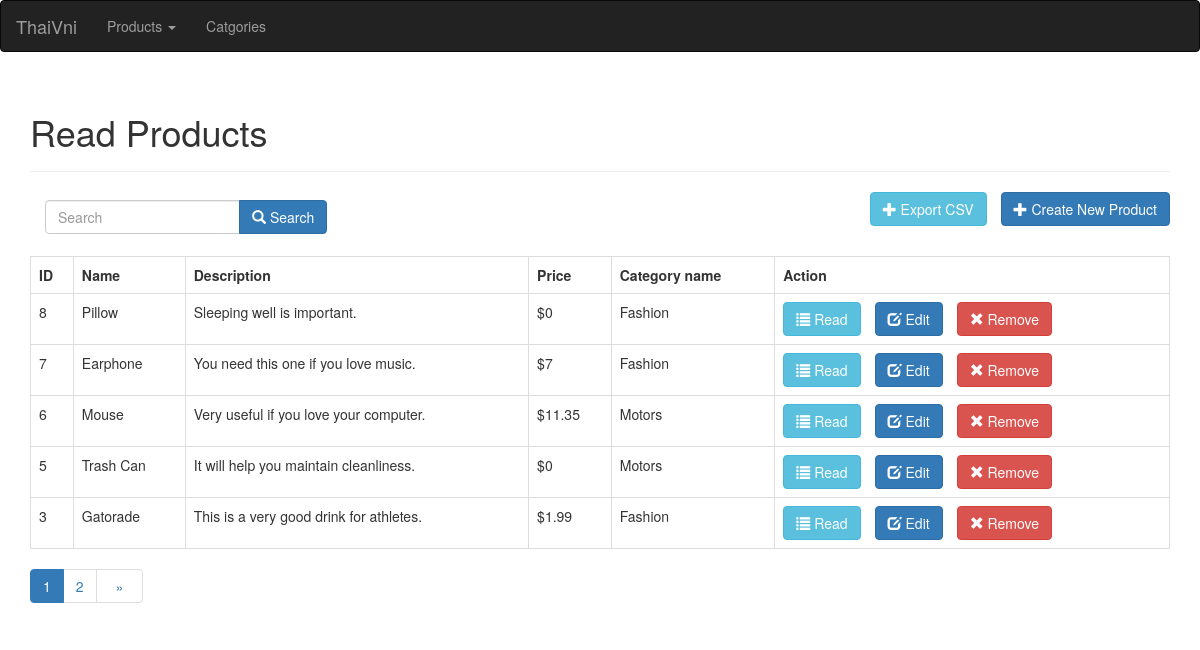
The app's page /product/index.php with its own data.
### tables this page shows
CREATE TABLE `products` (
  `id` int(11) NOT NULL,
  `name` varchar(128) NOT NULL,
  `description` text NOT NULL,
  `price` double NOT NULL,
  `image` text,
  `category_id` int(11) NOT NULL,
  `created` datetime NOT NULL,
  `modified` timestamp NOT NULL DEFAULT CURRENT_TIMESTAMP ON UPDATE CURRENT_TIMESTAMP
);

CREATE TABLE `categories` (
  `id` int(11) NOT NULL,
  `name` varchar(252) NOT NULL,
  `description` text NOT NULL,
  `created_at` datetime NOT NULL,
  `updated_at` timestamp NOT NULL DEFAULT CURRENT_TIMESTAMP
);

### product/index.php (the view, shortened to what this page needs)
        <?php
            include '../config/database.php';
            include_once "../display_html.php";
            $title = "Read Products";
            display_html_header($title,$conn);
             $page = isset($_GET['page']) ? $_GET['page'] : 1;
             $records_per_page = 5;
             $from_record_num = ($records_per_page * $page) - $records_per_page;
           $category_id  = isset($_GET['category_id']) ? $_GET['category_id'] : "0";
            if($category_id>0){
                $query = "SELECT products.id, products.name, products.description, products.price,categories.name as category_name FROM products JOIN categories ON products.category_id = categories.id WHERE products.category_id =:category_id ORDER BY id DESC
                    LIMIT :from_record_num, :records_per_page";
                $stmt = $conn->prepare($query);
                $stmt->bindParam(":category_id", $category_id);
            }else{
                $query = "SELECT products.id, products.name, products.description, products.price,categories.name as category_name FROM products JOIN categories ON products.category_id = categories.id ORDER BY id DESC
                    LIMIT :from_record_num, :records_per_page";
                $stmt = $conn->prepare($query);
            }
           $stmt->bindParam(":from_record_num", $from_record_num, PDO::PARAM_INT);
           $stmt->bindParam(":records_per_page", $records_per_page, PDO::PARAM_INT);
           $stmt->execute();
            $num = $stmt->rowCount();
            display_html_search_form();
            echo "<a href='create.php' class='btn btn-primary pull-right m-b-1em'><span class='glyphicon glyphicon-plus'></span> Create New Product</a>";
            echo "<a href='exportPro.php' class='btn btn-info pull-right m-b-1em m-r-1em'><span class='glyphicon glyphicon-plus'></span> Export CSV</a>";
             echo "<div class='clearfix'></div>";
            if($num>0){
                echo "<table class='table table-hover table-responsive table-bordered'>";
                    echo "<tr>";
                        echo "<th>ID</th>";
                        echo "<th>Name</th>";
                        echo "<th>Description</th>";
                        echo "<th>Price</th>";
                        echo "<th>Category name</th>";
                        echo "<th>Action</th>";
                    echo "</tr>";
                    while ($row = $stmt->fetch(PDO::FETCH_ASSOC)){
                        extract($row);
                        echo "<tr>";
                            echo "<td>{$id}</td>";
                            echo "<td>{$name}</td>";
                            echo "<td>{$description}</td>";
                            echo "<td>&#36;{$price}</td>";
                            echo "<td>$category_name</td>";
                            echo "<td>";
                                echo "<a href='read_one.php?id={$id}' class='btn btn-info m-r-1em'><span class='glyphicon glyphicon-list'></span> Read </a>";
                                echo "<a href='update.php?id={$id}' class='btn btn-primary m-r-1em'><span class='glyphicon glyphicon-edit'></span> Edit </a>";
                                echo "<a href='#' onclick='delete_user({$id});'  class='btn btn-danger'><span class='glyphicon glyphicon-remove'></span> Remove</a>";
                            echo "</td>";
                        echo "</tr>";
                    }
                echo "</table>";
                 $query = "SELECT COUNT(*) as total_rows FROM products";
                 $stmt = $conn->prepare($query);
                 $stmt->execute();
                 $row = $stmt->fetch(PDO::FETCH_ASSOC);
                 $total_rows = $row['total_rows'];
                 $page_url="index.php?";
                 include_once "paging.php";
            }
            else{
                echo "<div class='alert alert-danger'>No records found.</div>";
            }
        ?>
<?php
    display_html_footer();
 ?>

### display_html.php (shortened to what this page needs)
<?php
	function display_html_header($title,$conn){
		?>
			<!DOCTYPE HTML>
			<html>
			    <head>
			        <link rel="stylesheet" href="../libs/css/lib/bootstrap.min.css" />
			        <link rel="stylesheet" href="libs/css/lib/bootstrap.min.css" />
			    </head>
			    <body>
			     	<?php
			     		display_html_navigation($conn);
			     	 ?>
			        <div class="container">
			            <div class="page-header">
			                <h1> <?php echo $title; ?> </h1>
			            </div>
		<?php
	}
	function display_html_footer(){
		?>
			        </div>
			    </body>
			</html>
		<?php
	}
	function display_html_navigation($conn){
		?>
			<nav class="navbar navbar-inverse">
			  <div class="container-fluid">
			    <div class="navbar-header">
			      <a class="navbar-brand" href="<?php display_url('/product/index.php') ?>">ThaiVni</a>
			    </div>
			    <div class="collapse navbar-collapse" id="myNavbar">
			      <ul class="nav navbar-nav">
			       	<li class="dropdown">
			       	       <a class="dropdown-toggle" data-toggle="dropdown" href="#">Products
			       	       <span class="caret"></span></a>
			       	</li>
			       	 <li><a href="<?php display_url("/category/index.php")  ?>">Catgories</a></li>
			      </ul>
			    </div>
			  </div>
			</nav>
		<?php
	}
		?>
		<?php
	function display_html_search_form(){
	?>
		<form class="navbar-form pull-left" action="search.php" method = "get">
		    <div class="input-group m-b-1em">
		        <input type="text" class="form-control" name="key" placeholder="Search">
		        <div class="input-group-btn">
		            <button class="btn btn-primary" type="submit">
		               <span class='glyphicon glyphicon-search'></span> Search
		            </button>
		        </div>
		    </div>
		</form>
		<?php
	}
		?>
		<?php
	function display_url($des){
		$url =  "http://localhost/web_developer/phplesson/php-beginner-crud" .$des;
		echo $url;
	}
?>

### product/paging.php (shortened to what this page needs)
<?php
	echo "<ul class='pagination pull-left margin-zero mt0'>";
	$total_pages = ceil($total_rows / $records_per_page);
	$range = 1;
	$initial_num = $page - $range;
	$condition_limit_num = ($page + $range)  + 1;
	for ($x=$initial_num; $x<$condition_limit_num; $x++) {
	    if (($x > 0) && ($x <= $total_pages)) {
	        if ($x == $page) {
	            echo "<li class='active'>";
	                echo "<a href='javascript::void();'>{$x}</a>";
	            echo "</li>";
	        }
	        else {
	            echo "<li>";
	                echo " <a href='{$page_url}page={$x}'>{$x}</a> ";
	            echo "</li>";
	        }
	    }
	}
	if($page<$total_pages){
	    $next_page = $page + 1;
	    echo "<li>";
	        echo "<a href='{$page_url}page={$next_page}'>";
	            echo "<span style='margin:0 .5em;'>&raquo;</span>";
	        echo "</a>";
	    echo "</li>";
	}
	echo "</ul>";
?>

### display_html.php (style rules this page uses)
.m-r-1em { margin-right:1em; }
.m-b-1em { margin-bottom:1em; }
.mt0 { margin-top:0; }

### records on screen
products: id "8", name "Pillow", description "Sleeping well is important.", price "0", category.name "Fashion"
products: id "7", name "Earphone", description "You need this one if you love music.", price "7", category.name "Fashion"
products: id "6", name "Mouse", description "Very useful if you love your computer.", price "11.35", category.name "Motors"
products: id "5", name "Trash Can", description "It will help you maintain cleanliness.", price "0", category.name "Motors"
products: id "3", name "Gatorade", description "This is a very good drink for athletes.", price "1.99", category.name "Fashion"

### other values on screen
$title "Read Products"
